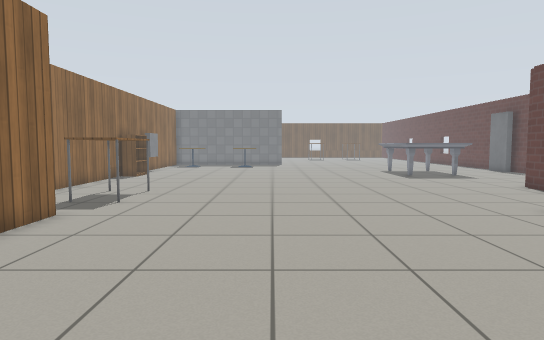
View 1 (above)

17 first-person views from a walk through a Gazebo world. The camera is 0.9 m above the floor, tilts 4° down and sees 75° across. The floor is counted in squares, 0.5 m on a side. Each view is taken from the middle of a square. On the plan, view 1 faces up. The plan holds only what a view shows up to about 17 squares ahead; the rest is blank. The place goes on beyond the plan. Robots are left out. Gazebo's built-in surfaces are drawn with simple patterns.

View 2
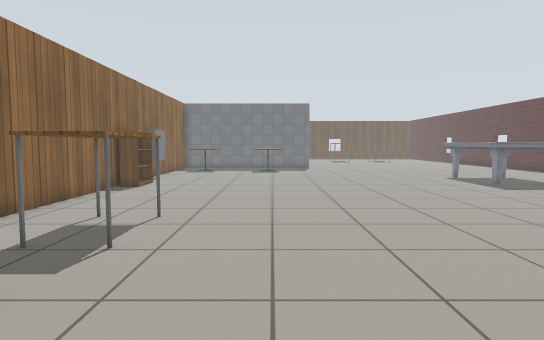

View 3
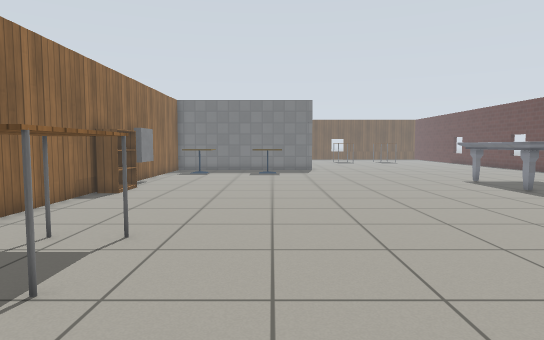

View 4
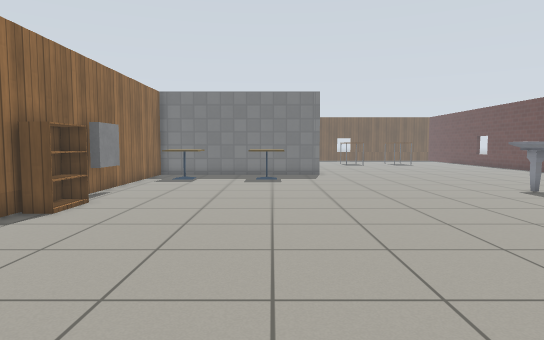

View 5
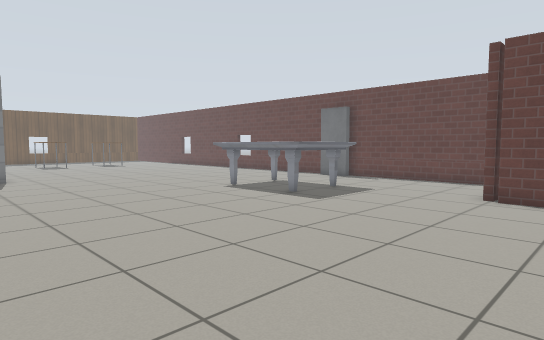

View 6
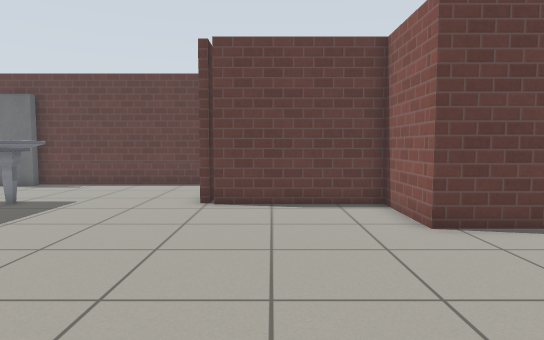

View 7
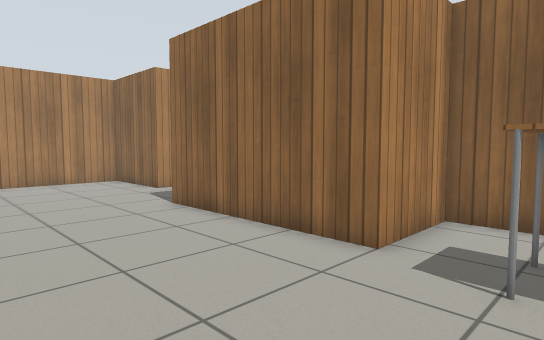

View 8
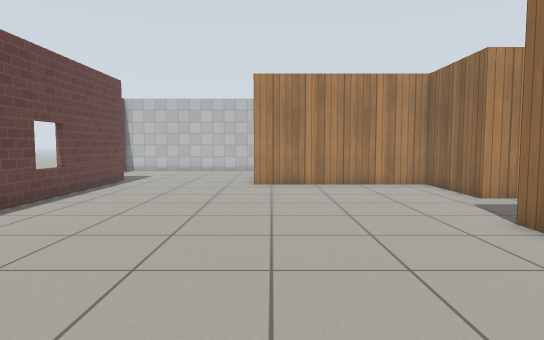

View 9
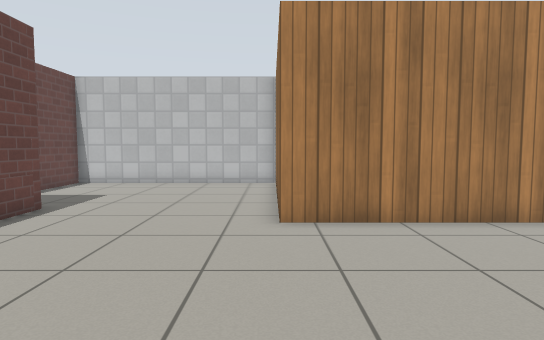

View 10
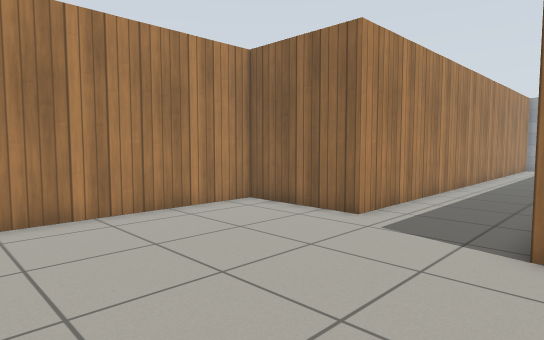

View 11
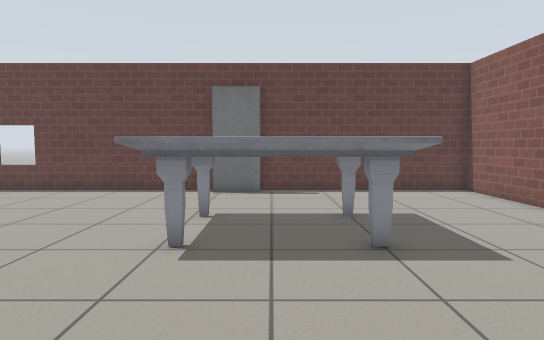

View 12
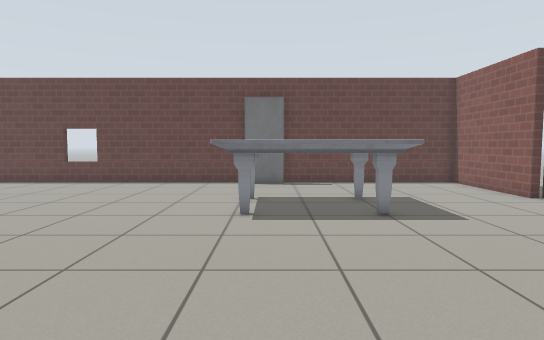

View 13
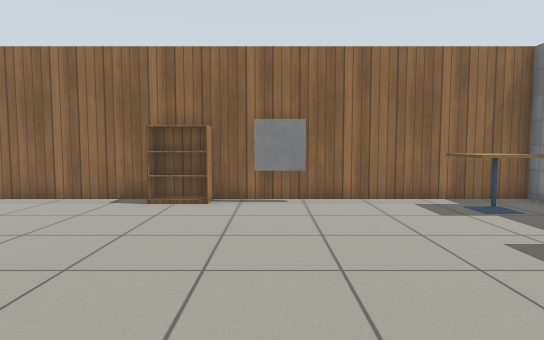

View 14
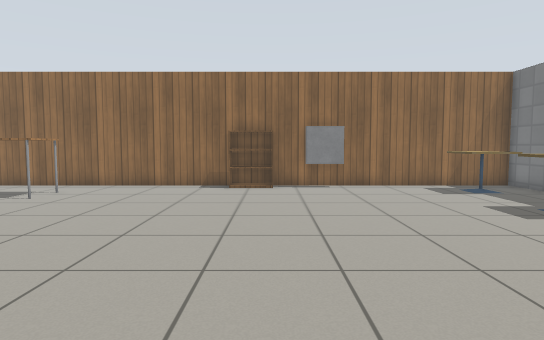

View 15
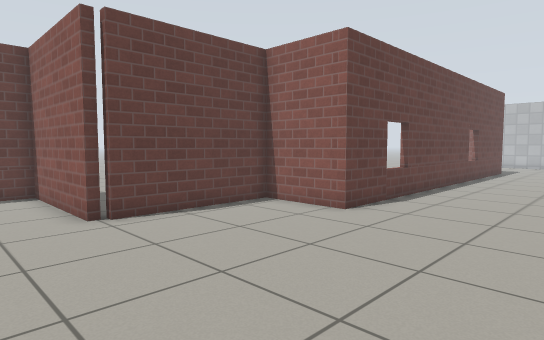

View 16
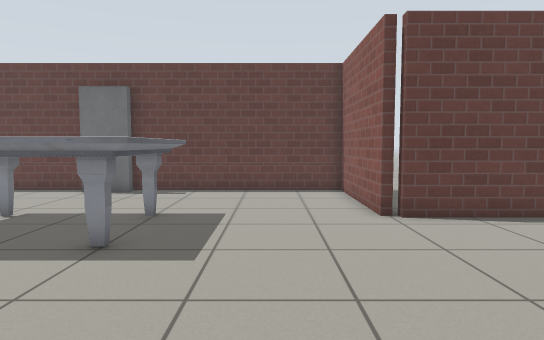

View 17
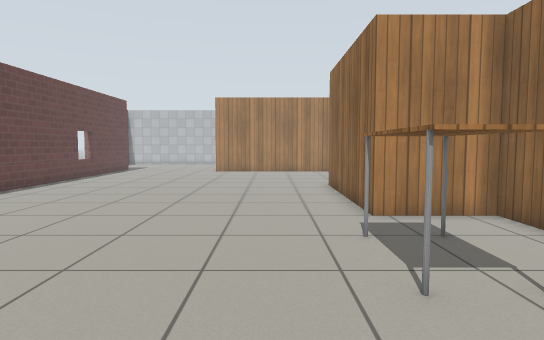

### Floor plan
Points are (right, up) in squares from view 1. A wall is a line through its corners. A room is listed if a view was taken in it or the views show most of it. See-through windows are left out.
Room 1 (views 1, 2, 3, 4, 5, 6, 7, 8, 9, 10, 11, 12, 13, 14, 15, 16, 17)
walls: (10.9, 15.2) (16.1, 15.2) (16.1, 23.5); (0.8, -6.6) (0.8, -8.5); (16.1, 25.2) (16.1, 30.5); (7.5, -8) (7.5, 9.6) (10.7, 9.6) (10.7, 14.8) (11.1, 14.8); (-8.8, 30.5) (-8.8, 9) (-5.6, 9) (-5.6, 2); (-17.5, -1.9) (-7.1, -1.9) (-7.1, -6.1) (0.9, -6.1); (0.7, -14.8) (10.2, -14.8) (10.2, -12)
objects: bookshelf (-8, 20) to (-8, 22); window (-8, 24) to (-8, 25); cafe table (-7, 29) to (-6, 30); table (-6, 11) to (-5, 14); other object (-3, 29) to (-2, 29); marble table (8, 20) to (11, 25); marble table (11, 24) to (11, 25); door leaf (15, 24) to (16, 25)

Where each view was taken, in squares from view 1:
view 1: 0 up, 0 right, facing up
view 2: 5 up, 2 left, facing up
view 3: 7 up, 2 left, facing up
view 4: 11 up, 2 left, facing up
view 5: 12 up, 2 left, facing up-right
view 6: 13 up, 0 right, facing right
view 7: 12 up, 0 right, facing down-left
view 8: 10 up, 0 right, facing down
view 9: 2 up, 1 right, facing down
view 10: 3 up, 1 right, facing down-left
view 11: 23 up, 2 right, facing right
view 12: 24 up, 1 left, facing right
view 13: 24 up, 3 right, facing left
view 14: 22 up, 7 right, facing left
view 15: 18 up, 2 right, facing down-right
view 16: 18 up, 2 right, facing right
view 17: 18 up, 3 left, facing down
